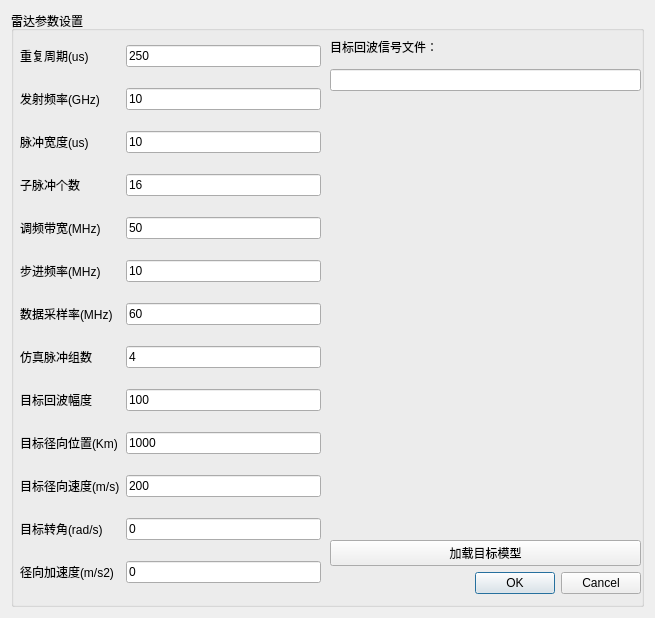
<?xml version="1.0" encoding="UTF-8"?>
<ui version="4.0">
 <class>SimDataGenWidget</class>
 <widget class="QWidget" name="SimDataGenWidget">
  <property name="geometry">
   <rect>
    <x>0</x>
    <y>0</y>
    <width>655</width>
    <height>618</height>
   </rect>
  </property>
  <property name="windowTitle">
   <string>目标ISAR成像回波模拟器</string>
  </property>
  <layout class="QGridLayout" name="gridLayout">
   <item row="1" column="0">
    <widget class="QGroupBox" name="groupBox">
     <property name="title">
      <string>雷达参数设置</string>
     </property>
     <widget class="QWidget" name="widget" native="true">
      <property name="geometry">
       <rect>
        <x>9</x>
        <y>19</y>
        <width>301</width>
        <height>571</height>
       </rect>
      </property>
      <layout class="QGridLayout" name="gridLayout_2">
       <item row="2" column="1">
        <widget class="QLineEdit" name="lineEdit_width">
         <property name="text">
          <string>10</string>
         </property>
        </widget>
       </item>
       <item row="1" column="0">
        <widget class="QLabel" name="label">
         <property name="text">
          <string>发射频率(GHz)</string>
         </property>
        </widget>
       </item>
       <item row="3" column="1">
        <widget class="QLineEdit" name="lineEdit_child">
         <property name="text">
          <string>16</string>
         </property>
        </widget>
       </item>
       <item row="4" column="0">
        <widget class="QLabel" name="label_4">
         <property name="text">
          <string>调频带宽(MHz)</string>
         </property>
        </widget>
       </item>
       <item row="2" column="0">
        <widget class="QLabel" name="label_2">
         <property name="text">
          <string>脉冲宽度(us)</string>
         </property>
        </widget>
       </item>
       <item row="1" column="1">
        <widget class="QLineEdit" name="lineEdit_freq">
         <property name="text">
          <string>10</string>
         </property>
        </widget>
       </item>
       <item row="3" column="0">
        <widget class="QLabel" name="label_3">
         <property name="text">
          <string>子脉冲个数</string>
         </property>
        </widget>
       </item>
       <item row="4" column="1">
        <widget class="QLineEdit" name="lineEdit_bandwidth">
         <property name="text">
          <string>50</string>
         </property>
        </widget>
       </item>
       <item row="5" column="0">
        <widget class="QLabel" name="label_5">
         <property name="text">
          <string>步进频率(MHz)</string>
         </property>
        </widget>
       </item>
       <item row="7" column="0">
        <widget class="QLabel" name="label_7">
         <property name="text">
          <string>仿真脉冲组数</string>
         </property>
        </widget>
       </item>
       <item row="5" column="1">
        <widget class="QLineEdit" name="lineEdit_step">
         <property name="text">
          <string>10</string>
         </property>
        </widget>
       </item>
       <item row="8" column="0">
        <widget class="QLabel" name="label_8">
         <property name="text">
          <string>目标回波幅度</string>
         </property>
        </widget>
       </item>
       <item row="6" column="0">
        <widget class="QLabel" name="label_6">
         <property name="text">
          <string>数据采样率(MHz)</string>
         </property>
        </widget>
       </item>
       <item row="7" column="1">
        <widget class="QLineEdit" name="lineEdit_group">
         <property name="text">
          <string>4</string>
         </property>
        </widget>
       </item>
       <item row="9" column="0">
        <widget class="QLabel" name="label_9">
         <property name="text">
          <string>目标径向位置(Km)</string>
         </property>
        </widget>
       </item>
       <item row="8" column="1">
        <widget class="QLineEdit" name="lineEdit_amplitude">
         <property name="text">
          <string>100</string>
         </property>
        </widget>
       </item>
       <item row="6" column="1">
        <widget class="QLineEdit" name="lineEdit_datasamp">
         <property name="text">
          <string>60</string>
         </property>
        </widget>
       </item>
       <item row="9" column="1">
        <widget class="QLineEdit" name="lineEdit_posi">
         <property name="text">
          <string>1000</string>
         </property>
        </widget>
       </item>
       <item row="11" column="1">
        <widget class="QLineEdit" name="lineEdit_angular">
         <property name="text">
          <string>0</string>
         </property>
        </widget>
       </item>
       <item row="12" column="0">
        <widget class="QLabel" name="label_12">
         <property name="text">
          <string>径向加速度(m/s2)</string>
         </property>
        </widget>
       </item>
       <item row="12" column="1">
        <widget class="QLineEdit" name="lineEdit_acceler">
         <property name="text">
          <string>0</string>
         </property>
        </widget>
       </item>
       <item row="10" column="1">
        <widget class="QLineEdit" name="lineEdit_speed">
         <property name="text">
          <string>200</string>
         </property>
        </widget>
       </item>
       <item row="11" column="0">
        <widget class="QLabel" name="label_11">
         <property name="text">
          <string>目标转角(rad/s)</string>
         </property>
        </widget>
       </item>
       <item row="10" column="0">
        <widget class="QLabel" name="label_10">
         <property name="text">
          <string>目标径向速度(m/s)</string>
         </property>
        </widget>
       </item>
       <item row="0" column="1">
        <widget class="QLineEdit" name="lineEdit_period">
         <property name="text">
          <string>250</string>
         </property>
        </widget>
       </item>
       <item row="0" column="0">
        <widget class="QLabel" name="label_14">
         <property name="text">
          <string>重复周期(us)</string>
         </property>
        </widget>
       </item>
      </layout>
     </widget>
     <widget class="QWidget" name="widget_2" native="true">
      <property name="geometry">
       <rect>
        <x>309</x>
        <y>19</y>
        <width>321</width>
        <height>571</height>
       </rect>
      </property>
      <widget class="QWidget" name="layoutWidget">
       <property name="geometry">
        <rect>
         <x>10</x>
         <y>63</y>
         <width>311</width>
         <height>501</height>
        </rect>
       </property>
       <layout class="QGridLayout" name="gridLayout_3">
        <item row="0" column="0">
         <widget class="QLabel" name="label_16">
          <property name="text">
           <string/>
          </property>
         </widget>
        </item>
        <item row="1" column="0">
         <widget class="QPushButton" name="pushButton_load">
          <property name="text">
           <string>加载目标模型</string>
          </property>
          <property name="flat">
           <bool>false</bool>
          </property>
         </widget>
        </item>
        <item row="2" column="0">
         <widget class="QDialogButtonBox" name="buttonBox">
          <property name="standardButtons">
           <set>QDialogButtonBox::Cancel|QDialogButtonBox::Ok</set>
          </property>
          <property name="centerButtons">
           <bool>false</bool>
          </property>
         </widget>
        </item>
       </layout>
      </widget>
      <widget class="QWidget" name="layoutWidget">
       <property name="geometry">
        <rect>
         <x>10</x>
         <y>0</y>
         <width>311</width>
         <height>61</height>
        </rect>
       </property>
       <layout class="QVBoxLayout" name="verticalLayout">
        <item>
         <layout class="QHBoxLayout" name="horizontalLayout">
          <item>
           <widget class="QLabel" name="label_15">
            <property name="text">
             <string>目标回波信号文件：</string>
            </property>
           </widget>
          </item>
         </layout>
        </item>
        <item>
         <widget class="QLineEdit" name="lineEdit_path">
          <property name="readOnly">
           <bool>false</bool>
          </property>
         </widget>
        </item>
       </layout>
      </widget>
     </widget>
    </widget>
   </item>
  </layout>
 </widget>
 <tabstops>
  <tabstop>lineEdit_period</tabstop>
  <tabstop>lineEdit_width</tabstop>
  <tabstop>lineEdit_child</tabstop>
  <tabstop>lineEdit_step</tabstop>
  <tabstop>lineEdit_angular</tabstop>
  <tabstop>lineEdit_datasamp</tabstop>
  <tabstop>lineEdit_speed</tabstop>
  <tabstop>lineEdit_acceler</tabstop>
  <tabstop>lineEdit_amplitude</tabstop>
  <tabstop>lineEdit_group</tabstop>
  <tabstop>lineEdit_path</tabstop>
  <tabstop>pushButton_load</tabstop>
  <tabstop>lineEdit_posi</tabstop>
  <tabstop>lineEdit_freq</tabstop>
  <tabstop>lineEdit_bandwidth</tabstop>
 </tabstops>
 <resources/>
 <connections/>
</ui>
